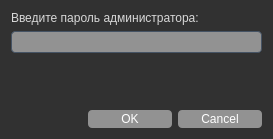
<?xml version="1.0" encoding="UTF-8"?>
<ui version="4.0">
 <class>PasswordDialog</class>
 <widget class="QDialog" name="PasswordDialog">
  <property name="geometry">
   <rect>
    <x>0</x>
    <y>0</y>
    <width>273</width>
    <height>139</height>
   </rect>
  </property>
  <property name="sizePolicy">
   <sizepolicy hsizetype="Fixed" vsizetype="Fixed">
    <horstretch>0</horstretch>
    <verstretch>0</verstretch>
   </sizepolicy>
  </property>
  <property name="minimumSize">
   <size>
    <width>273</width>
    <height>139</height>
   </size>
  </property>
  <property name="maximumSize">
   <size>
    <width>273</width>
    <height>139</height>
   </size>
  </property>
  <property name="windowTitle">
   <string>Доступ ограничен</string>
  </property>
  <property name="windowIcon">
   <iconset resource="../src/images.qrc">
    <normaloff>:/ui-resources/rgb/cancel.png</normaloff>:/ui-resources/rgb/cancel.png</iconset>
  </property>
  <property name="styleSheet">
   <string notr="true">QDialog {
  background-color: #313131;
}

QDockWidget {
  outline: 1px solid #C9CDD0;
  background-color: #FAFAFA;
  border: 1px solid #C9CDD0;
  border-radius: 4px;
  titlebar-close-icon: url(&quot;:/ui-resources/css/transparent.png&quot;);
  titlebar-normal-icon: url(&quot;:/ui-resources/css/transparent.png&quot;);
}

QDockWidget::title {
  /* Better size for title bar */
  padding: 3px;
  spacing: 4px;
  border: none;
  background-color: #C9CDD0;
}

QDockWidget::close-button {
  icon-size: 12px;
  border: none;
  background: transparent;
  background-image: transparent;
  border: 0;
  margin: 0;
  padding: 0;
  image: url(&quot;:/ui-resources/css/window_close.png&quot;);
}

QDockWidget::close-button:hover {
  image: url(&quot;:/ui-resources/css/window_close_focus.png&quot;);
}

QDockWidget::close-button:pressed {
  image: url(&quot;:/ui-resources/css/window_close_pressed.png&quot;);
}

QDockWidget::float-button {
  icon-size: 12px;
  border: none;
  background: transparent;
  background-image: transparent;
  border: 0;
  margin: 0;
  padding: 0;
  image: url(&quot;:/ui-resources/css/window_undock.png&quot;);
}

QDockWidget::float-button:hover {
  image: url(&quot;:/ui-resources/css/window_undock_focus.png&quot;);
}

QDockWidget::float-button:pressed {
  image: url(&quot;:/ui-resources/css/window_undock_pressed.png&quot;);
}

QScrollBar:horizontal {
  height: 8px;
  margin: 0px 16px 0px 16px;
  border: 1px solid #C9CDD0;
  border-radius: 4px;
  background-color: #FAFAFA;
}

QScrollBar:vertical {
  background-color: #FAFAFA;
  width: 8px;
  margin: 16px 0px 16px 0px;
  border: 1px solid #C9CDD0;
  border-radius: 4px;
}

QScrollBar::handle:horizontal {
  background-color: #ACB1B6;
  border: 1px solid #C9CDD0;
  border-radius: 4px;
  min-width: 8px;
}

QScrollBar::handle:horizontal:hover {
  background-color: #9FCBFF;
  border: #9FCBFF;
  border-radius: 4px;
  min-width: 8px;
}

QScrollBar::handle:horizontal:focus {
  border: 1px solid #73C7FF;
}

QScrollBar::handle:vertical {
  background-color: #ACB1B6;
  border: 1px solid #C9CDD0;
  min-height: 8px;
  border-radius: 4px;
}

QScrollBar::handle:vertical:hover {
  background-color: #9FCBFF;
  border: #9FCBFF;
  border-radius: 4px;
  min-height: 8px;
}

QScrollBar::handle:vertical:focus {
  border: 1px solid #73C7FF;
}

QScrollBar::add-line:horizontal {
  margin: 0px 0px 0px 0px;
  border-image: url(&quot;:/ui-resources/css/arrow_right_disabled.png&quot;);
  height: 12px;
  width: 12px;
  subcontrol-position: right;
  subcontrol-origin: margin;
}

QScrollBar::add-line:horizontal:hover, QScrollBar::add-line:horizontal:on {
  border-image: url(&quot;:/ui-resources/css/arrow_right.png&quot;);
  height: 12px;
  width: 12px;
  subcontrol-position: right;
  subcontrol-origin: margin;
}

QScrollBar::add-line:vertical {
  margin: 3px 0px 3px 0px;
  border-image: url(&quot;:/ui-resources/css/arrow_down_disabled.png&quot;);
  height: 12px;
  width: 12px;
  subcontrol-position: bottom;
  subcontrol-origin: margin;
}

QScrollBar::add-line:vertical:hover, QScrollBar::add-line:vertical:on {
  border-image: url(&quot;:/ui-resources/css/arrow_down.png&quot;);
  height: 12px;
  width: 12px;
  subcontrol-position: bottom;
  subcontrol-origin: margin;
}

QScrollBar::sub-line:horizontal {
  margin: 0px 3px 0px 3px;
  border-image: url(&quot;:/ui-resources/css/arrow_left_disabled.png&quot;);
  height: 12px;
  width: 12px;
  subcontrol-position: left;
  subcontrol-origin: margin;
}

QScrollBar::sub-line:horizontal:hover, QScrollBar::sub-line:horizontal:on {
  border-image: url(&quot;:/ui-resources/css/arrow_left.png&quot;);
  height: 12px;
  width: 12px;
  subcontrol-position: left;
  subcontrol-origin: margin;
}

QScrollBar::sub-line:vertical {
  margin: 3px 0px 3px 0px;
  border-image: url(&quot;:/ui-resources/css/arrow_up_disabled.png&quot;);
  height: 12px;
  width: 12px;
  subcontrol-position: top;
  subcontrol-origin: margin;
}

QScrollBar::sub-line:vertical:hover, QScrollBar::sub-line:vertical:on {
  border-image: url(&quot;:/ui-resources/css/arrow_up.png&quot;);
  height: 12px;
  width: 12px;
  subcontrol-position: top;
  subcontrol-origin: margin;
}

QScrollBar::up-arrow:horizontal, QScrollBar::down-arrow:horizontal {
  background: none;
}

QScrollBar::up-arrow:vertical, QScrollBar::down-arrow:vertical {
  background: none;
}

QScrollBar::add-page:horizontal, QScrollBar::sub-page:horizontal {
  background: none;
}

QScrollBar::add-page:vertical, QScrollBar::sub-page:vertical {
  background: none;
}

QMainWindow::separator {
  background-color: #929292;
  border: 0px solid #FAFAFA;
  spacing: 0px;
  padding: 0px;
}

QMainWindow::separator:hover {
  background-color: #ACB1B6;
  border: 0px solid #73C7FF;
}

QMainWindow::separator:horizontal {
  width: 2px;
  margin-top: 2px;
  margin-bottom: 2px;
  image: url(&quot;:/ui-resources/css/toolbar_separator_vertical.png&quot;);
}

QMainWindow::separator:vertical {
  height: 2px;
  margin-left: 2px;
  margin-right: 2px;
  image: url(&quot;:/ui-resources/css/toolbar_separator_horizontal.png&quot;);
}

QMenuBar {
  background-color: #C9CDD0;
  padding: 2px;
  border: 1px solid #FAFAFA;
  color: #19232D;
  selection-background-color: #73C7FF;
}

QMenuBar:focus {
  border: 1px solid #9FCBFF;
}

QMenuBar::item {
  background: transparent;
  padding: 4px;
}

QMenuBar::item:selected {
  padding: 4px;
  background: transparent;
  border: 0px solid #C9CDD0;
  background-color: #73C7FF;
}

QMenuBar::item:pressed {
  padding: 4px;
  border: 0px solid #C9CDD0;
  background-color: #73C7FF;
  color: #19232D;
  margin-bottom: 0px;
  padding-bottom: 0px;
}

/* QMenu ------------------------------------------------------------------

https://doc.qt.io/qt-5/stylesheet-examples.html#customizing-qmenu

--------------------------------------------------------------------------- */
QMenu {
  border: 0px solid #C9CDD0;
  color: #19232D;
  margin: 0px;
  background-color: #CED1D4;
  selection-background-color: #73C7FF;
}

QMenu::separator {
  height: 1px;
  background-color: #ACB1B6;
  color: #19232D;
}

QMenu::item {
  background-color: #CED1D4;
  padding: 4px 24px 4px 28px;
  /* Reserve space for selection border */
  border: 1px transparent #C9CDD0;
}

QMenu::item:selected {
  color: #19232D;
  background-color: #73C7FF;
}

QMenu::item:pressed {
  background-color: #73C7FF;
}

QMenu::icon {
  padding-left: 10px;
  width: 14px;
  height: 14px;
}

QMenu::indicator {
  padding-left: 8px;
  width: 12px;
  height: 12px;
  /* non-exclusive indicator = check box style indicator (see QActionGroup::setExclusive) */
  /* exclusive indicator = radio button style indicator (see QActionGroup::setExclusive) */
}

QMenu::indicator:non-exclusive:unchecked {
  image: url(&quot;:/ui-resources/css/checkbox_unchecked.png&quot;);
}

QMenu::indicator:non-exclusive:unchecked:hover, QMenu::indicator:non-exclusive:unchecked:focus, QMenu::indicator:non-exclusive:unchecked:pressed {
  border: none;
  image: url(&quot;:/ui-resources/css/checkbox_unchecked_focus.png&quot;);
}

QMenu::indicator:non-exclusive:unchecked:disabled {
  image: url(&quot;:/ui-resources/css/checkbox_unchecked_disabled.png&quot;);
}

QMenu::indicator:non-exclusive:checked {
  image: url(&quot;:/ui-resources/css/checkbox_checked.png&quot;);
}

QMenu::indicator:non-exclusive:checked:hover, QMenu::indicator:non-exclusive:checked:focus, QMenu::indicator:non-exclusive:checked:pressed {
  border: none;
  image: url(&quot;:/ui-resources/css/checkbox_checked_focus.png&quot;);
}

QMenu::indicator:non-exclusive:checked:disabled {
  image: url(&quot;:/ui-resources/css/checkbox_checked_disabled.png&quot;);
}

QMenu::indicator:non-exclusive:indeterminate {
  image: url(&quot;:/ui-resources/css/checkbox_indeterminate.png&quot;);
}

QMenu::indicator:non-exclusive:indeterminate:disabled {
  image: url(&quot;:/ui-resources/css/checkbox_indeterminate_disabled.png&quot;);
}

QMenu::indicator:non-exclusive:indeterminate:focus, QMenu::indicator:non-exclusive:indeterminate:hover, QMenu::indicator:non-exclusive:indeterminate:pressed {
  image: url(&quot;:/ui-resources/css/checkbox_indeterminate_focus.png&quot;);
}

QMenu::indicator:exclusive:unchecked {
  image: url(&quot;:/ui-resources/css/radio_unchecked.png&quot;);
}

QMenu::indicator:exclusive:unchecked:hover, QMenu::indicator:exclusive:unchecked:focus, QMenu::indicator:exclusive:unchecked:pressed {
  border: none;
  outline: none;
  image: url(&quot;:/ui-resources/css/radio_unchecked_focus.png&quot;);
}

QMenu::indicator:exclusive:unchecked:disabled {
  image: url(&quot;:/ui-resources/css/radio_unchecked_disabled.png&quot;);
}

QMenu::indicator:exclusive:checked {
  border: none;
  outline: none;
  image: url(&quot;:/ui-resources/css/radio_checked.png&quot;);
}

QMenu::indicator:exclusive:checked:hover, QMenu::indicator:exclusive:checked:focus, QMenu::indicator:exclusive:checked:pressed {
  border: none;
  outline: none;
  image: url(&quot;:/ui-resources/css/radio_checked_focus.png&quot;);
}

QMenu::indicator:exclusive:checked:disabled {
  outline: none;
  image: url(&quot;:/ui-resources/css/radio_checked_disabled.png&quot;);
}

QMenu::right-arrow {
  margin: 5px;
  padding-left: 12px;
  image: url(&quot;:/ui-resources/css/arrow_right.png&quot;);
  height: 12px;
  width: 12px;
}
</string>
  </property>
  <layout class="QVBoxLayout" name="verticalLayout">
   <item>
    <widget class="QLabel" name="label">
     <property name="sizePolicy">
      <sizepolicy hsizetype="Preferred" vsizetype="Preferred">
       <horstretch>0</horstretch>
       <verstretch>0</verstretch>
      </sizepolicy>
     </property>
     <property name="styleSheet">
      <string notr="true">QWidget {
 color: #D8d8d8
}

Label {
  background-color: #313131;
  border: 0px solid #C9CDD0;
  padding: 2px;
  margin: 0px;
  color: #D8d8d8;
}

QLabel:disabled {
  background-color: #313131;
  border: 0px solid #C9CDD0;
  color: #Bebebf;
}</string>
     </property>
     <property name="text">
      <string>Введите пароль администратора:</string>
     </property>
     <property name="textFormat">
      <enum>Qt::AutoText</enum>
     </property>
     <property name="wordWrap">
      <bool>false</bool>
     </property>
    </widget>
   </item>
   <item>
    <widget class="QLineEdit" name="passwordField">
     <property name="styleSheet">
      <string notr="true">QLineEdit {
  background-color: #929292;
  padding-top: 2px;
  /* This QLineEdit fix  103, 111 */
  padding-bottom: 2px;
  /* This QLineEdit fix  103, 111 */
  padding-left: 4px;
  padding-right: 4px;
  border-style: solid;
  border: 1px solid #455364;
  border-radius: 4px;
  color: #F2F2F2;
}

QLineEdit:disabled {
  background-color: #313131;
  color: #9DA9B5;
}

QLineEdit:hover {
  border: 1px solid #C2C2C2;
  color: #F2F2F2;
}

QLineEdit:focus {
  border: 1px solid #97E3EE;
}

QLineEdit:selected {
  background-color: #346792;
  color: #455364;
}
</string>
     </property>
     <property name="echoMode">
      <enum>QLineEdit::Password</enum>
     </property>
    </widget>
   </item>
   <item>
    <spacer name="verticalSpacer">
     <property name="orientation">
      <enum>Qt::Vertical</enum>
     </property>
     <property name="sizeHint" stdset="0">
      <size>
       <width>20</width>
       <height>40</height>
      </size>
     </property>
    </spacer>
   </item>
   <item>
    <widget class="QDialogButtonBox" name="buttonBox">
     <property name="styleSheet">
      <string notr="true">QDialogButtonBox QPushButton {
  /* Issue #194 #248 - Special case of QPushButton inside dialogs, for better UI */
  min-width: 80px;
}
QPushButton {
  background-color: #929292;
  color: #FFFFFF;
  border-radius: 4px;
  padding: 2px;
  outline: none;
  border: none;
}

QPushButton:disabled {
  background-color: #313131;
  color: #Bebebf;
  border-radius: 4px;
  padding: 2px;
}

QPushButton:checked {
  background-color: #Bebebf;
  color: #FFFFFF;
  border-radius: 4px;
  padding: 2px;
  outline: none;
}

QPushButton:checked:disabled {
  background-color: #ACB1B6;
  color: #788D9C;
  border-radius: 4px;
  padding: 2px;
  outline: none;
}

QPushButton:checked:selected {
  background: #fafafc;
}

QPushButton:hover {
  background-color: #D8d8d8;
  color: #23243b;
}

QPushButton:pressed {
  background-color: #9191a9;
  color: #23243b;
}

QPushButton:selected {
  background: #ACB1B6;
  color: #19232D;
}

QPushButton::menu-indicator {
  subcontrol-origin: padding;
  subcontrol-position: bottom right;
  bottom: 4px;
}

QDialogButtonBox QPushButton {
  /* Issue #194 #248 - Special case of QPushButton inside dialogs, for better UI */
  min-width: 80px;
}</string>
     </property>
     <property name="orientation">
      <enum>Qt::Horizontal</enum>
     </property>
     <property name="standardButtons">
      <set>QDialogButtonBox::Cancel|QDialogButtonBox::Ok</set>
     </property>
    </widget>
   </item>
  </layout>
 </widget>
 <resources>
  <include location="../src/images.qrc"/>
 </resources>
 <connections>
  <connection>
   <sender>buttonBox</sender>
   <signal>accepted()</signal>
   <receiver>PasswordDialog</receiver>
   <slot>accept()</slot>
   <hints>
    <hint type="sourcelabel">
     <x>248</x>
     <y>254</y>
    </hint>
    <hint type="destinationlabel">
     <x>157</x>
     <y>274</y>
    </hint>
   </hints>
  </connection>
  <connection>
   <sender>buttonBox</sender>
   <signal>rejected()</signal>
   <receiver>PasswordDialog</receiver>
   <slot>reject()</slot>
   <hints>
    <hint type="sourcelabel">
     <x>316</x>
     <y>260</y>
    </hint>
    <hint type="destinationlabel">
     <x>286</x>
     <y>274</y>
    </hint>
   </hints>
  </connection>
 </connections>
</ui>
